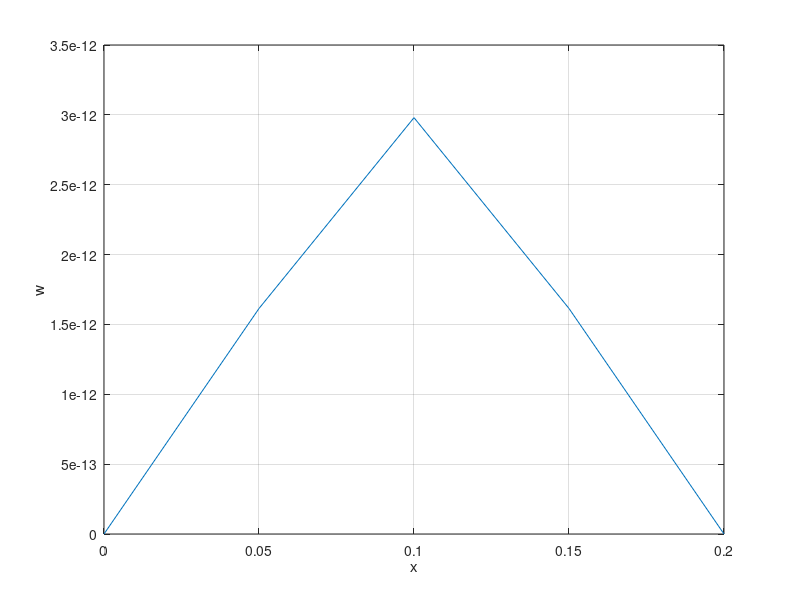
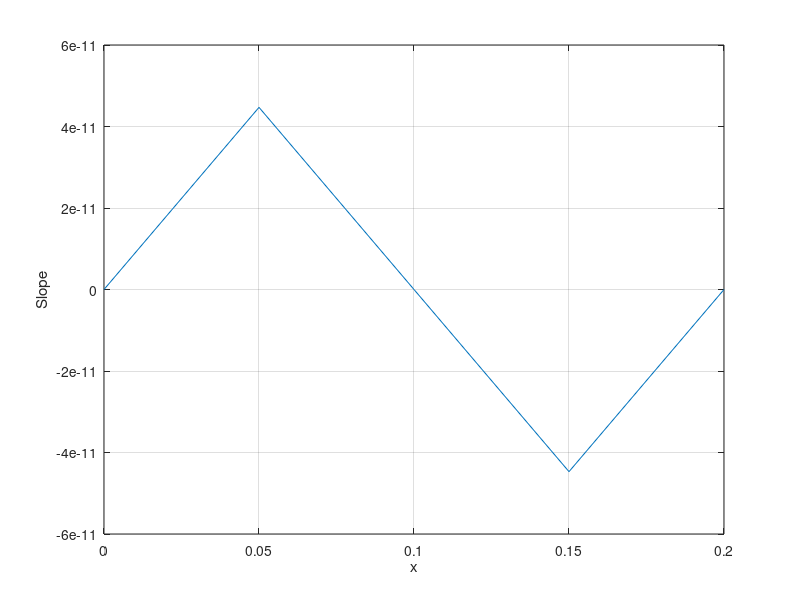

The MATLAB source for these figures, in order:
%Created on October 2020.
% roll deflection calculation using Finite Element method.

%@author: Mahshad Lotfinia <mahshad.lotfinia@alum.sharif.edu>
%https://github.com/mahshadlotfinia/
%%

clc
clear
close all

L = 0.2000;
% E = 210e9;
E1 = 211e9;
E2 = 211e9;
%b = 0.01;
%h = 0.01;
r=0.075;
d=2*r;
A = pi*(r^2);
I = (pi*(d^4))/64;
F0 = input('main pressure');

x1 = 0.075;
x2 = 0.045;

N = input('number of elements');
x = linspace(0,L,N);
l = x(2) - x(1);

NS = floor(x1/l)+1;
NE = floor((x1+x2)/l)+1;

Ke = [  12/l^3,  6/l^2, -12/l^3,  6/l^2
         6/l^2,    4/l,  -6/l^2,    2/l
       -12/l^3, -6/l^2,  12/l^3, -6/l^2
         6/l^2,    2/l,  -6/l^2,    4/l];
     
Fe = l/2*[1
          0
          1
          0];

W = zeros(N,1);
T = zeros(N,1);
KT = zeros(2*N,2*N);
FT = zeros(2*N,1);

for i = 1:N-1
    
    E = (E2-E1)/(N-1)*(i-1)+E1;
    KT(2*i-1:2*(i+1),2*i-1:2*(i+1)) = KT(2*i-1:2*(i+1),2*i-1:2*(i+1)) + E*I*Ke;
    
end

for i = NS:NE
    
    % FT(2*i-1:2*(i+1),1) = FT(2*i-1:2*(i+1),1) + F0*(i-NS)/(NE-NS)*Fe;
    FT(2*i-1:2*(i+1),1) = FT(2*i-1:2*(i+1),1) + F0*Fe;
    
end

KT(1,:) = 0;
KT(:,1) = 0;
KT(1,1) = 1;

KT(2,:) = 0;
KT(:,2) = 0;
KT(2,2) = 1;

KT(2*N-1,:) = 0;
KT(:,2*N-1) = 0;
KT(2*N-1,2*N-1) = 1;

 KT(2*N,:) = 0;
 KT(:,2*N) = 0;
 KT(2*N,2*N) = 1;

X = KT^-1*FT;

for i = 1:N
    
    W(i) = X(2*i-1);
    T(i) = X(2*i);
    
end

figure
plot(x,W)
grid on
xlabel('x')
ylabel('w')

figure
plot(x,T)
grid on
xlabel('x')
ylabel('Slope')
